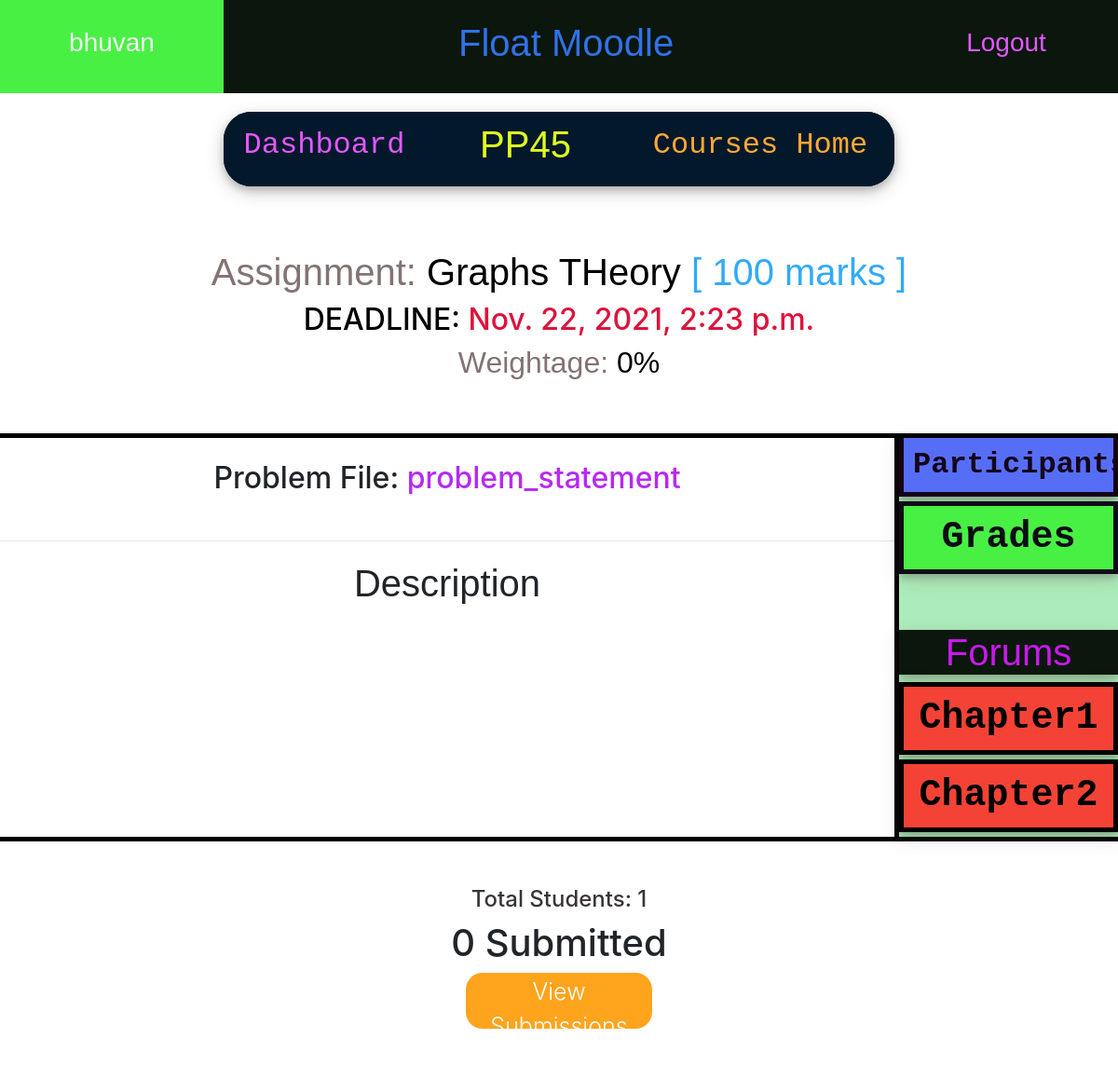
The page /courses/1/assign/4 (signed in) on the database its author committed.
### courses/models.py (models this page shows, shortened)
class Course(models.Model):
    instructor = models.ForeignKey(User,on_delete=models.CASCADE,related_name='ins_courses') #assuming 1 instructor/course.
    name = models.CharField(max_length=128,default = '')
    students = models.ManyToManyField(User,related_name='stud_courses')
    TAs = models.ManyToManyField(User,related_name='ta_courses')
    joincode = models.CharField(max_length=10,default = '')
    TAjoincode = models.CharField(max_length=10,default = '')

class Assignment(models.Model):
    name = models.CharField(max_length=128,default='')
    link = models.URLField(default='')
    file_name = models.CharField(max_length=100,default='problem_statement')
    file = models.FileField(upload_to='assignments',blank=True)
    statement = models.CharField(max_length=300,default='')
    course = models.ForeignKey(Course,on_delete=models.CASCADE)
    maxmarks = models.IntegerField(default=100)
    deadline = models.DateTimeField(blank=False) #need to set while creating assign.
    weightage = models.IntegerField(default=0)
    feedfile = models.FileField(upload_to='feedback', blank = True)

class Forum(models.Model):
    name = models.CharField(max_length=20,default='FORUM')
    course = models.ForeignKey(Course,on_delete=models.CASCADE)
    enabled = models.CharField(max_length=4,default='YES')#***********************************************************

### courses/views.py (the view)
# urls.py: path('<int:course_id>/assign/<int:assign_id>',views.assign,name ='assign_page'),
def assign(request,course_id,assign_id):
    a = Assignment.objects.get(pk = assign_id)
    c = Course.objects.get(pk = course_id )
    if not request.user.is_authenticated:
        return redirect('login')
    Snames = [ s.username for s in c.students.all() ]
    Tnames = [ s.username for s in c.TAs.all() ]
    uname = request.user.username
    if uname not in (Snames + Tnames) and uname != c.instructor.username:
        return redirect('CourseHome')
    if request.method == "POST":
        form = AssignmentSubmitForm(request.POST,request.FILES)
        if form.is_valid():
            s_file = request.FILES.get('file',False)
            if FileSubmission.objects.filter(user = request.user,assignment = a).exists():#resubmission.
                s = FileSubmission.objects.get(user = request.user,assignment = a)
                s.corrected = 'NO'
                s.grade = -1
            else:
                s = FileSubmission.objects.create(user = request.user, assignment = a)
            if s_file:
                s.file = s_file
                s.file_name = s.file.name.split("/")[-1]
            s.save()
        return redirect('assign_page',course_id = c.pk,assign_id = a.pk)
    else:
        form = AssignmentSubmitForm()
    subms = list(a.filesubmission_set.all())
    submitted = False
    for sub in subms:
        if request.user.username == sub.user.username:
            submitted = True
            break
    if submitted:
        mysubmission = FileSubmission.objects.get(user = request.user,assignment = a)
    else:
        mysubmission = {'feedback': 'You Did Not Submit'}
    instruct = True
    if c.instructor.username != request.user.username:
        instruct = False
    IsTA = False
    if uname in Tnames:
        IsTA = True
    deadline = a.deadline
    args = {
        'form': form,
        'assign': a,
        'course': c,
        'submissions': list(a.filesubmission_set.all()),
        'submitted': submitted,
        'mysub': mysubmission,
        'instruct': instruct,
        'IsTA': IsTA,
        'deadline': deadline,
        'nowtime': datetime.datetime.now(),
        'forums': c.forum_set.all(),
        'students': c.students.all(),
    }
    return render(request,'courses/assign_page.html',args)

### accounts/templates/courses/assign_page.html (shortened to what this page needs)
{% extends 'base.html' %}
{% block H %}
<link rel="stylesheet" href="https://maxcdn.bootstrapcdn.com/bootstrap/4.0.0/css/bootstrap.min.css"
 />
{% endblock %}
{% block content %}
<div class="Conth" style="height: 80px; width: 60%; align-self: center; margin: 20px 20%;  border-radius: 30px;     box-shadow: 0 4px 8px 0 rgba(0, 0, 0, 0.2), 0 6px 20px 0 rgba(0, 0, 0, 0.19);">
    <a href="{% url 'dashboard' %}" class="Conth hov3 ContL hov8" style="width: 30%; height: 100%; display: block; text-decoration: none;">
        <h2 style="margin-left: 0%; margin-top: 8%;">Dashboard</h2>
    </a>
    <a href="{% url 'coursepage' course.pk %}" class="Conth hov1 ContL" style="width: 30%; height: 100%; display: block; text-decoration: none; ">
    <h2 style="margin-left: 0%; margin-top: 5%; font-family: Verdana, Geneva, Tahoma, sans-serif; font-size: 40px;" >{{ course.name }}</h2>
    </a>
    <a href="{% url 'CourseHome' %}" class="Conth hov4 ContL" style="width: 40%; height: 100%; display: block; text-decoration: none; ">
        <h2 style="margin-left: 0%; margin-top: 6%;">Courses Home</h2>
    </a>
</div>
<br>
<br>
<div class="f1" style="text-align: center; width: 100%;"><h1><div style="display: inline; color: rgb(131, 115, 115);">Assignment:</div>  {{ assign.name }}  <div style="display: inline; color: rgb(50, 170, 250);">[ {{ assign.maxmarks }} marks ]</div></h1></div>
<div style="text-align: center;">
<h2 style="color: rgb(0, 0, 0);">DEADLINE:  <div style="display: inline; color: crimson;">{{ assign.deadline }}</div></h2>
</div>
<div class="f1" style="text-align: center; width: 100%;"><h2><div style="display: inline; color: rgb(131, 115, 115);">Weightage:</div>  {{ assign.weightage }}% </h2></div>
<br>
<br>
<div class="Cbox" style="height: fit-content; width: 100%; border-width: 5px 0px; display: flex; background-color: rgb(255, 255, 255);">
    <div class="Cbox" style="width: 80%; height: auto; text-align: center;">
            <br>
            {% if assign.file.name %}
                <h2>Problem File: <div style="display: inline;">
                    <a download href="{{assign.file.url}}" style="color: rgb(184, 41, 240);">
                        {{ assign.file_name }}
                    </a>
                    </div>
                </h2>
            {% endif %}
            <br>
            <hr style="height: 5px;">
            <h1 style="font-family: Verdana, Geneva, Tahoma, sans-serif;">Description</h1>
            <div class = "dis" style="text-align: center; font-style: normal; color: black; font-size: 22px;">
                <br>
            </div>
    </div>
    <div class="Cbox" style="width: 20%; height: auto; border-left-width: 5px ; background-color: rgb(172, 236, 186);">
        <a href = "{% url 'participants' course.pk %}" class="sideheadfont font1 hov5" style="font-size:x-large; padding: 10px; border-width: 0px 5px 5px 5px; margin-bottom: 5px; display: block; text-decoration: none; font-size: x-large;">
            <h2 style="margin: 0px; font-weight: 900;">Participants</h2>
        </a>
        <a href = "{% url 'grades' course.pk %}" class="sideheadfont font1 hov9" style="font-size:x-large; padding: 10px; border-width: 5px 5px 5px 5px; display: block; text-decoration: none; margin-bottom: 5px; font-size: x-large;">
            <h1 style="margin: 0px; font-weight: 900;">Grades</h1>
        </a>
        <div class="sideheadfont font5 hov6">
            <h1  style="margin-top: 60px;">Forums</h1>
        </div>
        {% for forum in forums %}
            <a href = "{% url 'forum' course.pk forum.pk %}" class="sideheadfont font1 hov10 hov12" style="font-size:x-large; padding: 10px; border-width: 5px 5px 5px 5px; display: block; text-decoration: none; margin-bottom: 5px; border-color:black;">
                <h2 style="margin: 0px; font-size: 40px; font-weight: 900; color: black;">{{ forum.name }}</h2>
            </a>
        {% endfor %}
    </div>
</div>
<br>
<br>
{% if instruct or IsTA %}
<div style="text-align: center">
    <div style="display: inline; color: rgb(58, 53, 53);"><h4>Total Students: {{ students|length }}</h4></div>
    <h1 >{{ submissions|length }} Submitted </h1>
    <a href="{% url 'submissions' course.pk assign.pk %}">
        <button class="button4" style="font-size: 25px;"> View Submissions</button>
    </a>
    <br>
    <br>
    <br>
</div>
{% endif %}
{% endblock %}

### accounts/templates/base.html (shortened to what this page needs)
{% load static %}
<link rel="stylesheet" type="text/css" href="{% static 'accounts/style.css' %}">
<!DOCTYPE html>
<html>
<head>
  {% block H %}{% endblock %}
</head>
<body>
    {% if user.is_authenticated %}
      <div class="Conth" style="height: 100px;">
        <a href="{% url 'dashboard' %}" class="Conth hov1" style="width: 20%; height: 100%; display: block; text-decoration: none; ">
          <h3 style="margin-left: 0%; margin-top: 12%;">{{ user.username }}</h3>
        </a>
        <div class="Conth hov2" style="width: 60%; height: 100%;">
          <h1 style="margin-left: 35%;">Float Moodle</h1>
        </div>
        <a href="{% url 'logout' %}" class="Conth hov3" style="width: 20%; height: 100%; display: block; text-decoration: none; ">
          <h3 style="margin-left: 0%; margin-top: 12%;">Logout</h3>
        </a>
      </div>
    {% endif %}
    {% block content %}
    {% endblock %}
</body>
</html>

### accounts/static/accounts/style.css (style rules this page uses)
.f1 { font-family: Verdana, Geneva, Tahoma, sans-serif; font-size: 25px; font-weight: 100; color: rgb(0, 0, 0); }
.button4 { position: relative; display: inline-block; width: 200px; height: 60px; border-radius: 18px; background-color: #ffa41c; border: solid 1px transparent; color: #fff; font-size: 20px; font-weight: 300; cursor: pointer; transition: all .1s ease-in-out; }
.dis { font-family: Verdana, Geneva, Tahoma, sans-serif; font-size: 25px; font-weight: 25; color: black; font-style: italic; }
body { margin: 0px; background-color: #f7ebdd; }
.Conth { border-style: solid ; border-width: 0px ; background-color: #0b160c; color: rgb(49, 113, 233); font-family: Verdana, Geneva, Tahoma, sans-serif; font-size: 20px; font-weight: 50; display: flex; text-align: center; align-items: center; position: relative; overflow: hidden; padding: 0px; }
.contL { background-color: #04182c; font-family:'Courier New', Courier, monospace; }
.hov1 { color: rgb(222, 255, 34); }
.hov3 { color: #e358ff; }
.hov4 { color: rgb(255, 170, 51); }
.Cbox { border-style: solid ; border-width: 0px ; border-color: black; }
.sideheadfont { font-family: Verdana, Geneva, Tahoma, sans-serif; text-align: center; margin: 0px; border: 0px; border-style: solid; background-color: #566ef5; box-shadow: 0 4px 8px 0 rgba(0, 0, 0, 0.2), 0 6px 20px 0 rgba(119, 77, 77, 0.19); }
.font1 { font-family: 'Courier New', Courier, monospace; }
.hov6 { background-color: #0b160c; color: rgb(181, 12, 248); }
.font5 { color: #c81aeb; }
.hov9 { background-color: #49f044; color: #0E0B16; border: 0px solid #0E0B16; }
.hov5 { color: #15031a; background-color: #566ef5; }
.hov10 { background-color: rgb(255, 170, 51); color: #15031a; }
.hov12 { background-color: #f44336; }

### rows shown on the page
Course: name "PP45"
Assignment: name "Graphs THeory", maxmarks "100", deadline "Nov. 22, 2021, 2:23 p.m.", weightage "0", file_name "problem_statement"
Forum: name "Chapter1"
Forum: name "Chapter2"

### other values the page prints
{{ user.username }} "bhuvan"
{{ students|length }} "1"
{{ submissions|length }} "0"
